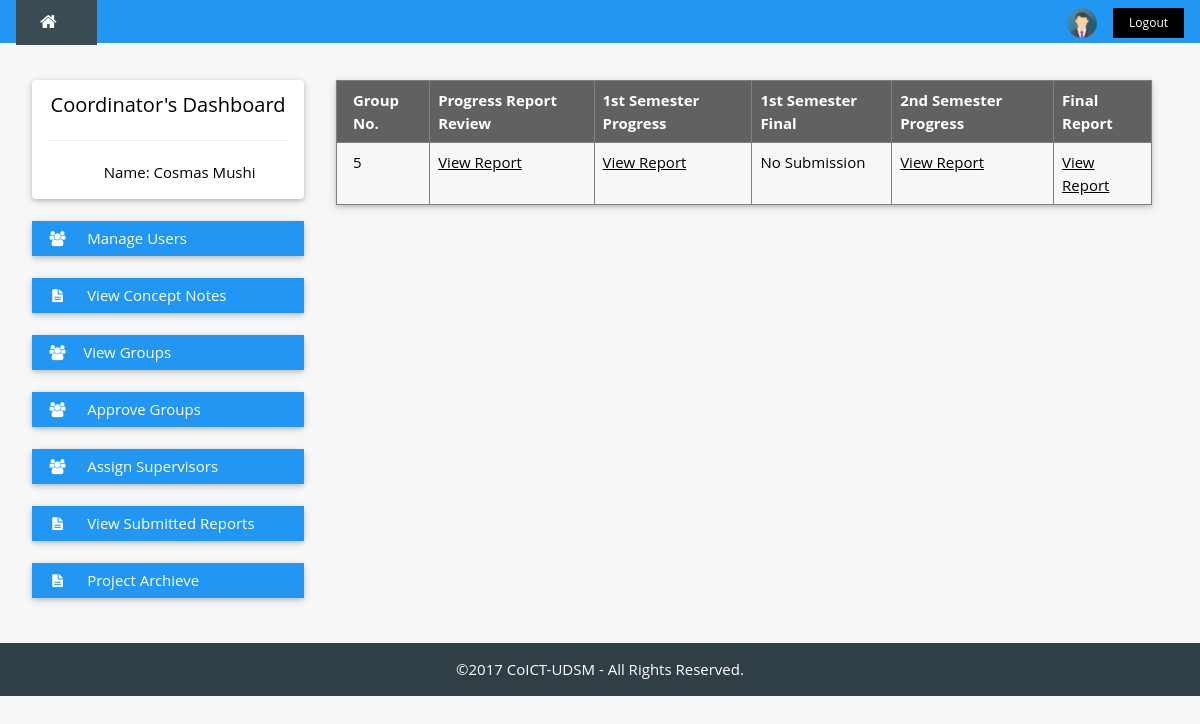
The page /coordinator/viewreports.php (signed in) on the database as committed earlier.
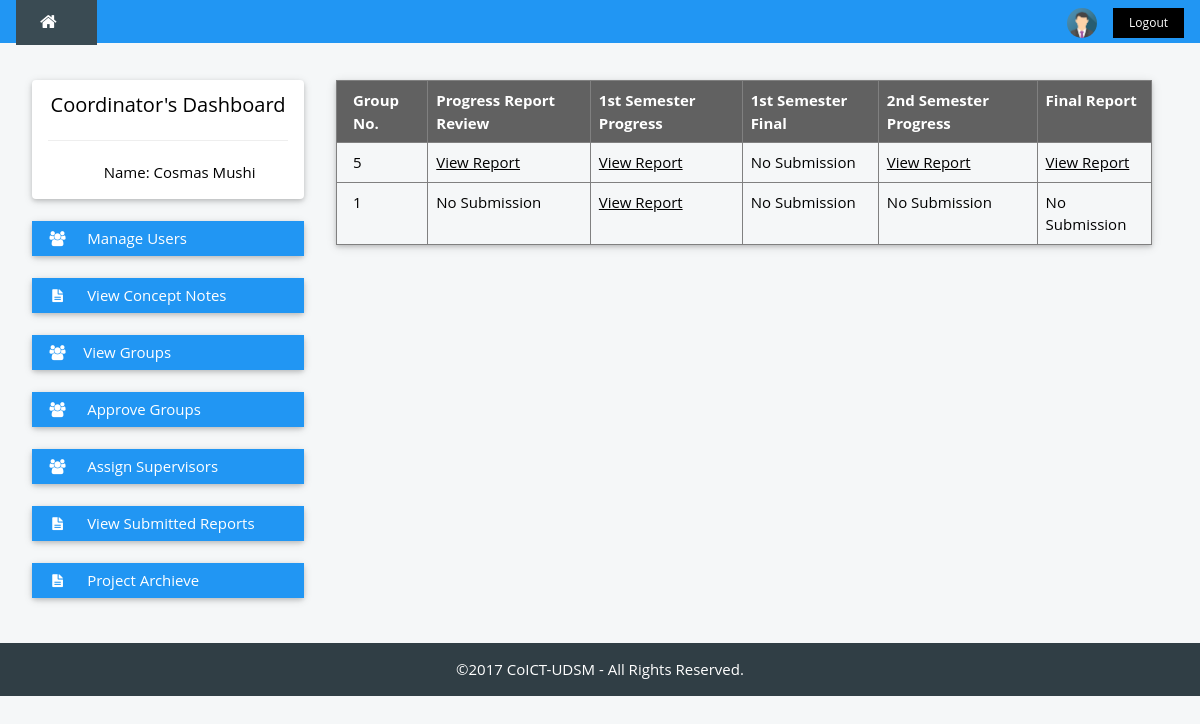
The same page on the database as committed later.
### tables this page shows
CREATE TABLE `grp` (
  `grpId` int(7) NOT NULL,
  `grpNo` int(11) NOT NULL,
  `approval` int(11) NOT NULL,
  `empId` varchar(20) NOT NULL
);

CREATE TABLE `progressreport` (
  `reportId` int(5) NOT NULL,
  `projectId` int(5) NOT NULL,
  `review` varchar(100) NOT NULL,
  `sem1_progress` varchar(100) DEFAULT NULL,
  `sem1_final` varchar(100) DEFAULT NULL,
  `sem2_progress` varchar(100) DEFAULT NULL,
  `sem2_final` varchar(100) DEFAULT NULL
);

### coordinator/viewreports.php (the view, shortened to what this page needs)
<?php
	 include '../header.php';
	$grpsql = mysqli_query($dbcon, "SELECT * FROM grp ") or die(mysqli_error());
	?>
<div class="w3-container " style="max-width:1400px;margin-top:80px">
  <div class="w3-row-padding">
    <div class="w3-col m3 ">
    <?php
      include 'coord-nav.php';
    ?>
    </div>
    <div class="w3-col m9">
      <div id="main">
      <div class="w3-row-padding w3-container">
			<div class="w3-card-2">
				<table class="w3-table  w3-hoverable" border="1">
					<thead>
					  <tr class="w3-dark-grey">
					    <th>Group No.</th>
					    <th>Progress Report Review</th>
					    <th>1st Semester Progress </th>
					    <th>1st Semester Final </th>
					    <th>2nd Semester Progress </th>
					    <th>Final Report </th>
					  </tr>
					</thead>
					<?php
					while ($group = mysqli_fetch_array($grpsql)) {
				 	$groupNo = $group['grpNo'];
					$repsql = "SELECT * FROM progressreport WHERE projectId = (SELECT projectId FROM project WHERE grpNo = '$groupNo')";
					$reportsql = mysqli_query($dbcon,$repsql) or die(mysqli_error($dbcon));
						while($report = mysqli_fetch_array($reportsql)) {
							$report1file = $report['review'];
							$sem1_progress = $report['sem1_progress'];
							$sem1_final = $report['sem1_final'];
							$sem2_progress = $report['sem2_progress'];
							$sem2_final = $report['sem2_final'];
					?>
					<tr>
					  <td><?php echo $groupNo; ?></td>
					  <td>
					  	<?php
					  		if (!empty($report1file)) {
							echo '<a  href="'.$report1file.'"> View Report </a>';
							} else {
								echo 'No Submission' ;
							}
							 ?>
					  </td>
					  <td>
					  	<?php
					  		if (!empty($sem1_progress)) {
							echo '<a  href="'.$sem1_progress.'"> View Report </a>';
							} else {
								echo 'No Submission' ;
							}
					  	?>
					  </td>
					  <td>
					  	<?php
					  	 if (!empty($sem1_final)) {
							echo '<a  href="'.$sem1_final.'"> View Report </a>';
							} else {
								echo 'No Submission' ;
							}
					  	?>
					  </td>
					  <td><?php
					  if (!empty($sem2_progress)) {
							echo '<a  href="'.$sem2_progress.'"> View Report </a>';
							} else {
								echo 'No Submission' ;
							}
							?>
						</td>
					  <td><?php if (!empty($sem2_final)) {
							echo '<a  href="'.$sem2_final.'"> View Report </a>';
							} else {
								echo 'No Submission' ;
							}
						 }
						}
						 ?>
						 </td>
					</tr>
				</table>
	   		</div>
	      <br />
	   	</div>
      </div>
    </div>
  </div>
</div>
<br>
<?php
  include '../footer.php';
?>

Rows that differ between the two databases and show on the page:
added grp: grpNo "1"
now on this page (row unchanged): progressreport: shows "No Submission"
